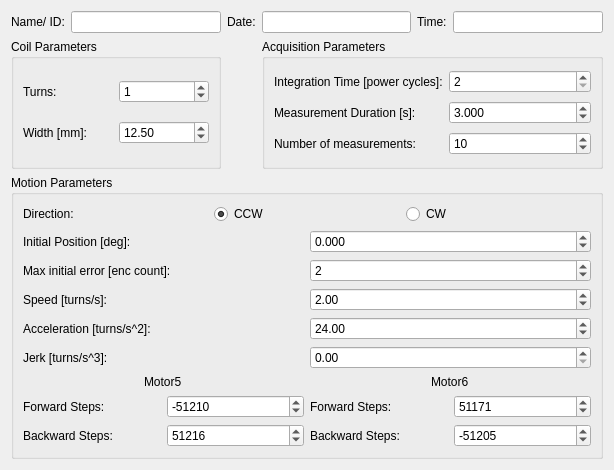
<?xml version="1.0" encoding="UTF-8"?>
<ui version="4.0">
 <class>ViewCfg</class>
 <widget class="QWidget" name="ViewCfg">
  <property name="geometry">
   <rect>
    <x>0</x>
    <y>0</y>
    <width>614</width>
    <height>470</height>
   </rect>
  </property>
  <property name="windowTitle">
   <string>Form</string>
  </property>
  <layout class="QGridLayout" name="gridLayout_6">
   <item row="0" column="0">
    <widget class="QLabel" name="label_16">
     <property name="text">
      <string>Name/ ID:</string>
     </property>
    </widget>
   </item>
   <item row="0" column="1">
    <widget class="QLineEdit" name="le_name_id"/>
   </item>
   <item row="0" column="2">
    <widget class="QLabel" name="label_17">
     <property name="text">
      <string>Date:</string>
     </property>
    </widget>
   </item>
   <item row="0" column="3">
    <widget class="QLineEdit" name="le_date"/>
   </item>
   <item row="0" column="4">
    <widget class="QLabel" name="label_18">
     <property name="text">
      <string>Time:</string>
     </property>
    </widget>
   </item>
   <item row="0" column="5">
    <widget class="QLineEdit" name="le_hour"/>
   </item>
   <item row="1" column="0" colspan="2">
    <widget class="QGroupBox" name="groupBox">
     <property name="title">
      <string>Coil Parameters</string>
     </property>
     <layout class="QGridLayout" name="gridLayout">
      <item row="0" column="0">
       <widget class="QLabel" name="label">
        <property name="sizePolicy">
         <sizepolicy hsizetype="Expanding" vsizetype="Preferred">
          <horstretch>0</horstretch>
          <verstretch>0</verstretch>
         </sizepolicy>
        </property>
        <property name="text">
         <string>Turns:</string>
        </property>
       </widget>
      </item>
      <item row="0" column="1">
       <widget class="QSpinBox" name="sb_turns">
        <property name="sizePolicy">
         <sizepolicy hsizetype="MinimumExpanding" vsizetype="Fixed">
          <horstretch>0</horstretch>
          <verstretch>0</verstretch>
         </sizepolicy>
        </property>
        <property name="value">
         <number>1</number>
        </property>
       </widget>
      </item>
      <item row="1" column="0">
       <widget class="QLabel" name="label_2">
        <property name="sizePolicy">
         <sizepolicy hsizetype="Expanding" vsizetype="Preferred">
          <horstretch>0</horstretch>
          <verstretch>0</verstretch>
         </sizepolicy>
        </property>
        <property name="text">
         <string>Width [mm]:</string>
        </property>
       </widget>
      </item>
      <item row="1" column="1">
       <widget class="QDoubleSpinBox" name="dsb_width">
        <property name="decimals">
         <number>2</number>
        </property>
        <property name="value">
         <double>12.500000000000000</double>
        </property>
       </widget>
      </item>
     </layout>
    </widget>
   </item>
   <item row="1" column="3" colspan="3">
    <widget class="QGroupBox" name="groupBox_2">
     <property name="title">
      <string>Acquisition Parameters</string>
     </property>
     <layout class="QGridLayout" name="gridLayout_2">
      <item row="0" column="0">
       <widget class="QLabel" name="label_4">
        <property name="text">
         <string>Integration Time [power cycles]:</string>
        </property>
       </widget>
      </item>
      <item row="0" column="1">
       <widget class="QSpinBox" name="sb_nplc">
        <property name="minimum">
         <number>2</number>
        </property>
        <property name="maximum">
         <number>10</number>
        </property>
       </widget>
      </item>
      <item row="1" column="0">
       <widget class="QLabel" name="label_3">
        <property name="text">
         <string>Measurement Duration [s]:</string>
        </property>
       </widget>
      </item>
      <item row="1" column="1">
       <widget class="QDoubleSpinBox" name="dsb_duration">
        <property name="decimals">
         <number>3</number>
        </property>
        <property name="value">
         <double>3.000000000000000</double>
        </property>
       </widget>
      </item>
      <item row="2" column="0">
       <widget class="QLabel" name="label_13">
        <property name="text">
         <string>Number of measurements:</string>
        </property>
       </widget>
      </item>
      <item row="2" column="1">
       <widget class="QSpinBox" name="sb_nmeasurements">
        <property name="value">
         <number>10</number>
        </property>
       </widget>
      </item>
     </layout>
    </widget>
   </item>
   <item row="2" column="0" colspan="6">
    <widget class="QGroupBox" name="groupBox_3">
     <property name="title">
      <string>Motion Parameters</string>
     </property>
     <layout class="QGridLayout" name="gridLayout_5">
      <item row="4" column="1">
       <widget class="QDoubleSpinBox" name="dsb_speed">
        <property name="maximum">
         <double>2.300000000000000</double>
        </property>
        <property name="singleStep">
         <double>0.100000000000000</double>
        </property>
        <property name="value">
         <double>2.000000000000000</double>
        </property>
       </widget>
      </item>
      <item row="8" column="0">
       <layout class="QGridLayout" name="gridLayout_3">
        <item row="0" column="0" colspan="2" alignment="Qt::AlignHCenter">
         <widget class="QLabel" name="label_6">
          <property name="text">
           <string>Motor5</string>
          </property>
         </widget>
        </item>
        <item row="1" column="0">
         <widget class="QLabel" name="label_7">
          <property name="text">
           <string>Forward Steps:</string>
          </property>
         </widget>
        </item>
        <item row="1" column="1">
         <widget class="QSpinBox" name="sb_frw5">
          <property name="minimum">
           <number>-209600</number>
          </property>
          <property name="maximum">
           <number>209600</number>
          </property>
          <property name="value">
           <number>-51210</number>
          </property>
         </widget>
        </item>
        <item row="2" column="0">
         <widget class="QLabel" name="label_8">
          <property name="text">
           <string>Backward Steps:</string>
          </property>
         </widget>
        </item>
        <item row="2" column="1">
         <widget class="QSpinBox" name="sb_bck5">
          <property name="minimum">
           <number>-209600</number>
          </property>
          <property name="maximum">
           <number>209600</number>
          </property>
          <property name="value">
           <number>51216</number>
          </property>
         </widget>
        </item>
       </layout>
      </item>
      <item row="5" column="1">
       <widget class="QDoubleSpinBox" name="dsb_accel">
        <property name="value">
         <double>24.000000000000000</double>
        </property>
       </widget>
      </item>
      <item row="5" column="0">
       <widget class="QLabel" name="label_20">
        <property name="text">
         <string>Acceleration [turns/s^2]:</string>
        </property>
       </widget>
      </item>
      <item row="4" column="0">
       <widget class="QLabel" name="label_19">
        <property name="text">
         <string>Speed [turns/s]:</string>
        </property>
       </widget>
      </item>
      <item row="1" column="0" colspan="2">
       <layout class="QHBoxLayout" name="horizontalLayout">
        <item>
         <widget class="QLabel" name="label_5">
          <property name="text">
           <string>Initial Position [deg]:</string>
          </property>
         </widget>
        </item>
        <item>
         <widget class="QDoubleSpinBox" name="dsp_start_pos">
          <property name="decimals">
           <number>3</number>
          </property>
          <property name="minimum">
           <double>-360.000000000000000</double>
          </property>
          <property name="maximum">
           <double>360.000000000000000</double>
          </property>
          <property name="singleStep">
           <double>0.250000000000000</double>
          </property>
         </widget>
        </item>
       </layout>
      </item>
      <item row="2" column="0">
       <widget class="QLabel" name="label_14">
        <property name="text">
         <string>Max initial error [enc count]:</string>
        </property>
       </widget>
      </item>
      <item row="8" column="1">
       <layout class="QGridLayout" name="gridLayout_4">
        <item row="0" column="0" colspan="2" alignment="Qt::AlignHCenter">
         <widget class="QLabel" name="label_9">
          <property name="text">
           <string>Motor6</string>
          </property>
         </widget>
        </item>
        <item row="1" column="0">
         <widget class="QLabel" name="label_10">
          <property name="text">
           <string>Forward Steps:</string>
          </property>
         </widget>
        </item>
        <item row="1" column="1">
         <widget class="QSpinBox" name="sb_frw6">
          <property name="minimum">
           <number>-209600</number>
          </property>
          <property name="maximum">
           <number>209600</number>
          </property>
          <property name="value">
           <number>51171</number>
          </property>
         </widget>
        </item>
        <item row="2" column="0">
         <widget class="QLabel" name="label_11">
          <property name="text">
           <string>Backward Steps:</string>
          </property>
         </widget>
        </item>
        <item row="2" column="1">
         <widget class="QSpinBox" name="sb_bck6">
          <property name="minimum">
           <number>-209600</number>
          </property>
          <property name="maximum">
           <number>209600</number>
          </property>
          <property name="value">
           <number>-51205</number>
          </property>
         </widget>
        </item>
       </layout>
      </item>
      <item row="0" column="0" colspan="2">
       <layout class="QHBoxLayout" name="horizontalLayout_3">
        <item>
         <widget class="QLabel" name="label_12">
          <property name="text">
           <string>Direction:</string>
          </property>
         </widget>
        </item>
        <item>
         <widget class="QRadioButton" name="rdb_ccw">
          <property name="text">
           <string>CCW</string>
          </property>
          <property name="checked">
           <bool>true</bool>
          </property>
         </widget>
        </item>
        <item>
         <widget class="QRadioButton" name="rdb_cw">
          <property name="text">
           <string>CW</string>
          </property>
         </widget>
        </item>
       </layout>
      </item>
      <item row="6" column="0">
       <widget class="QLabel" name="label_21">
        <property name="text">
         <string>Jerk [turns/s^3]:</string>
        </property>
       </widget>
      </item>
      <item row="6" column="1">
       <widget class="QDoubleSpinBox" name="dsb_jerk"/>
      </item>
      <item row="2" column="1">
       <widget class="QSpinBox" name="sb_rot_max_err">
        <property name="value">
         <number>2</number>
        </property>
       </widget>
      </item>
     </layout>
    </widget>
   </item>
  </layout>
 </widget>
 <resources/>
 <connections/>
</ui>
